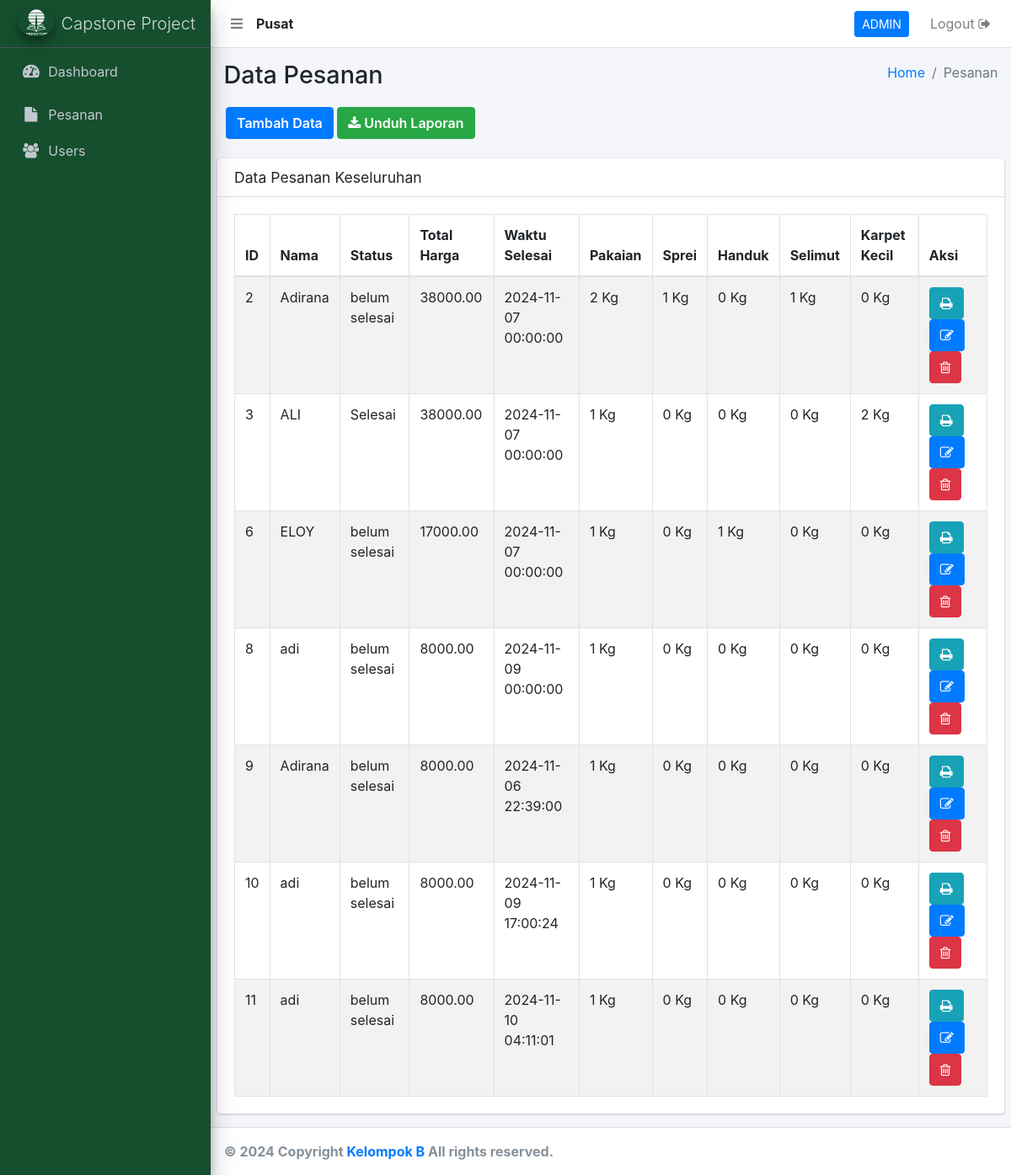
The app's page /Laundry/pesanan.php (signed in) with its own data.
### tables this page shows
CREATE TABLE `user` (
  `user_id` int(11) NOT NULL,
  `user_nama` varchar(500) NOT NULL,
  `user_no_hp` varchar(250) NOT NULL,
  `user_alamat` text NOT NULL,
  `user_email` varchar(250) NOT NULL,
  `user_password` varchar(500) NOT NULL,
  `user_create` varchar(250) NOT NULL,
  `user_level` varchar(250) NOT NULL,
  `user_status` varchar(250) NOT NULL,
  `user_cabang` int(11) NOT NULL
);

CREATE TABLE `pesanan` (
  `id` int(11) NOT NULL,
  `nama` varchar(100) NOT NULL,
  `nomor_hp` varchar(15) NOT NULL,
  `status` enum('belum selesai','Proses','Selesai','Dibatalkan') NOT NULL,
  `total_harga` decimal(15,2) NOT NULL,
  `estimasi_selesai` datetime NOT NULL,
  `pakaian` int(11) DEFAULT 0,
  `sprei` int(11) DEFAULT 0,
  `handuk` int(11) DEFAULT 0,
  `selimut` int(11) DEFAULT 0,
  `karpet_kecil` int(11) DEFAULT 0,
  `waktu_masuk` timestamp NULL DEFAULT NULL,
  `aktif` tinyint(1) DEFAULT 1
);

### Laundry/_header-artibut.php (called while the page is built, shortened)
<?php
  	include 'aksi/functions.php';
    $userLoginCabang = mysqli_query( $conn, "select user_cabang from user where user_id = '".$_SESSION['user_id']."'");
    $sessionCabangData = mysqli_fetch_array($userLoginCabang);
    $sessionCabang     = $sessionCabangData['user_cabang'];
    if ( $sessionCabang < 1 ) {
      $tipeToko = "Pusat";
    } else {
      $tipeToko = "Cabang ".$sessionCabang;
    }
?>

### Laundry/pesanan.php (the view, shortened to what this page needs)
<?php
include '_header.php';
include '_nav.php';
include '_sidebar.php';
include 'aksi/koneksi.php';
$sql = "SELECT id, nama, nomor_hp, status, total_harga, estimasi_selesai,waktu_masuk, pakaian, sprei, handuk, selimut, karpet_kecil FROM pesanan";
$result = $conn->query($sql);
?>
<div class="content-wrapper">
    <section class="content-header">
        <div class="container-fluid">
            <div class="row mb-2">
                <div class="col-sm-6">
                    <h1>Data Pesanan</h1>
                </div>
                <div class="col-sm-6">
                    <ol class="breadcrumb float-sm-right">
                        <li class="breadcrumb-item"><a href="bo">Home</a></li>
                        <li class="breadcrumb-item active">Pesanan</li>
                    </ol>
                </div>
                <div class="tambah-data">
                    <a href="add-pesanan" class="btn btn-primary">Tambah Data</a>
                    <a href="report-pesanan" class="btn btn-success"><i class="fa fa-download"></i> Unduh Laporan</a>
                </div>
            </div>
        </div>
    </section>
    <section class="content">
        <div class="row">
            <div class="col-12">
                <div class="card">
                    <div class="card-header">
                        <h3 class="card-title">Data Pesanan Keseluruhan</h3>
                    </div>
                    <div class="card-body">
                    <table id="example1" class="table table-bordered table-striped">
    <thead>
        <tr>
            <th>ID</th>
            <th>Nama</th>
            <th>Status</th>
            <th>Total Harga</th>
            <th>Waktu Selesai</th>
            <th>Pakaian</th>
            <th>Sprei</th>
            <th>Handuk</th>
            <th>Selimut</th>
            <th>Karpet Kecil</th>
            <th>Aksi</th>
        </tr>
    </thead>
    <tbody>
        <?php
        if ($result->num_rows > 0) {
            while($row = $result->fetch_assoc()) {
                echo "<tr>";
                echo "<td>" . htmlspecialchars($row["id"]) . "</td>";
                echo "<td>" . htmlspecialchars($row["nama"]) . "</td>";
                echo "<td>" . htmlspecialchars($row["status"]) . "</td>";
                echo "<td>" . htmlspecialchars($row["total_harga"]) . "</td>";
                echo "<td>" . htmlspecialchars($row["estimasi_selesai"]) . "</td>";
                echo "<td>" . htmlspecialchars($row["pakaian"]) . " Kg</td>";
                echo "<td>" . htmlspecialchars($row["sprei"]) . " Kg</td>";
                echo "<td>" . htmlspecialchars($row["handuk"]) . " Kg</td>";
                echo "<td>" . htmlspecialchars($row["selimut"]) . " Kg</td>";
                echo "<td>" . htmlspecialchars($row["karpet_kecil"]) . " Kg</td>";
                echo "<td>";
                echo "<a href='print-pesanan.php?id=" . htmlspecialchars($row["id"]) . "' class='btn btn-info mr-2'><i i class='fa fa-print'></i></a>";
                echo "<a href='edit-pesanan.php?id=" . htmlspecialchars($row["id"]) . "' class='btn btn-primary mr-2'><i class='fa fa-edit'></i></a>";
                echo "<a href='delete-pesanan.php?id=" . htmlspecialchars($row["id"]) . "' class='btn btn-danger'><i class='fa fa-trash-o'></i></a>";
                echo "</td>";
                echo "</tr>";
            }
        } else {
            echo "<tr><td colspan='11'>Tidak ada data</td></tr>";
        }
        ?>
    </tbody>
</table>
                    </div>
                </div>
            </div>
        </div>
    </section>
</div>
</body>
</html>
<?php include '_footer.php'; ?>

### Laundry/_header.php (shortened to what this page needs)
<?php
  include '_header-artibut.php';
?>
<?php
  $levelLogin = $_SESSION['user_level'];
?>
<!DOCTYPE html>
<html>
<head>
  <link rel="stylesheet" href="plugins/fontawesome-free/css/all.min.css">
  <link rel="stylesheet" type="text/css" href="dist/css/font-awesome.min.css">
  <link rel="stylesheet" href="plugins/tempusdominus-bootstrap-4/css/tempusdominus-bootstrap-4.min.css">
  <link rel="stylesheet" href="plugins/datatables-bs4/css/dataTables.bootstrap4.css">
  <link rel="stylesheet" href="plugins/icheck-bootstrap/icheck-bootstrap.min.css">
  <link rel="stylesheet" href="plugins/jqvmap/jqvmap.min.css">
  <link rel="stylesheet" href="dist/css/adminlte.min.css">
  <link rel="stylesheet" href="plugins/overlayScrollbars/css/OverlayScrollbars.min.css">
  <link rel="stylesheet" href="plugins/daterangepicker/daterangepicker.css">
  <link rel="stylesheet" href="plugins/summernote/summernote-bs4.css">
  <link rel="stylesheet" href="plugins/select2/css/select2.min.css">
  <link rel="stylesheet" href="plugins/select2-bootstrap4-theme/select2-bootstrap4.min.css">
  <link rel="stylesheet" type="text/css" href="dist/node_modules/sweetalert2/dist/sweetalert2.css">
  <link rel="stylesheet" type="text/css" href="dist/css/style.css">
</head>
<body class="hold-transition sidebar-mini layout-fixed">
<div class="wrapper">

### Laundry/_nav.php (shortened to what this page needs)
<nav class="main-header navbar navbar-expand navbar-white navbar-light">
    <ul class="navbar-nav">
      <li class="nav-item">
        <a class="nav-link" data-widget="pushmenu" href="#"><i class="fas fa-bars"></i></a>
      </li>
      <li class="nav-item" style="padding-top: 8px;">
        <?php
          echo "<b>".$tipeToko."</b>";
        ?>
      </li>
    </ul>
    <ul class="navbar-nav ml-auto">
        <li class="nav-item">
         <a class="btn btn-block btn-primary btn-sm"   style="margin-top: 5px; color:white;"><?= $_SESSION['user_nama']; ?></a>
      </li>
      <li class="nav-item">
        <a href="<?php echo "aksi/logout.php?logout";?>"onclick="return confirm('Apakah anda yakin logout ?')" class="nav-link">Logout <i class="fa fa-sign-out"></i>
        </a>
      </li>
    </ul>
  </nav>

### Laundry/_sidebar.php (shortened to what this page needs)
<aside class="main-sidebar sidebar-dark-primary elevation-4" style="background-color: #154F2E;">
    <a href="bo" class="brand-link">
      <img src="assets-login/images/utlogo.png" alt="AdminLTE Logo" class="brand-image img-circle elevation-3">
      <span class="brand-text font-weight-light">Capstone Project</span>
    </a>
    <div class="sidebar">
      <nav class="mt-2">
        <ul class="nav nav-pills nav-sidebar flex-column" data-widget="treeview" role="menu" data-accordion="false">
          <li class="nav-item">
            <a href="bo" class="nav-link">
              <i class="nav-icon fas fa-tachometer-alt"></i>
              <p>Dashboard</p>
            </a>
          </li>
          <nav class="mt-2">
        <ul class="nav nav-pills nav-sidebar flex-column" data-widget="treeview" role="menu" data-accordion="false">
          <li class="nav-item">
            <a href="pesanan" class="nav-link">
              <i class="nav-icon fa fa-file"></i>
              <p>Pesanan</p>
            </a>
          <?php if ( $levelLogin === "admin" ) { ?>
          <li class="nav-item">
            <a href="user-type" class="nav-link">
              <i class="nav-icon fa fa-users"></i>
              <p>Users</p>
            </a>
          </li>
          <?php } ?>
        </ul>
      </nav>
    </div>
  </aside>

### Laundry/_footer.php (shortened to what this page needs)
<footer class="main-footer">
    <strong>© <?= date("Y"); ?> Copyright <a href="https://www.linkedin.com/in/adirana18/">Kelompok B</a> All rights reserved.
  </footer>

### records on screen
user: user_cabang "Pusat"
pesanan: id "2", nama "Adirana", status "belum selesai", total_harga "38000.00", estimasi_selesai "2024-11-07 00:00:00", pakaian "2", sprei "1", handuk "0", selimut "1", karpet_kecil "0"
pesanan: id "3", nama "ALI", status "Selesai", total_harga "38000.00", estimasi_selesai "2024-11-07 00:00:00", pakaian "1", sprei "0", handuk "0", selimut "0", karpet_kecil "2"
pesanan: id "6", nama "ELOY", status "belum selesai", total_harga "17000.00", estimasi_selesai "2024-11-07 00:00:00", pakaian "1", sprei "0", handuk "1", selimut "0", karpet_kecil "0"
pesanan: id "8", nama "adi", status "belum selesai", total_harga "8000.00", estimasi_selesai "2024-11-09 00:00:00", pakaian "1", sprei "0", handuk "0", selimut "0", karpet_kecil "0"
pesanan: id "9", nama "Adirana", status "belum selesai", total_harga "8000.00", estimasi_selesai "2024-11-06 22:39:00", pakaian "1", sprei "0", handuk "0", selimut "0", karpet_kecil "0"
pesanan: id "10", nama "adi", status "belum selesai", total_harga "8000.00", estimasi_selesai "2024-11-09 17:00:24", pakaian "1", sprei "0", handuk "0", selimut "0", karpet_kecil "0"
pesanan: id "11", nama "adi", status "belum selesai", total_harga "8000.00", estimasi_selesai "2024-11-10 04:11:01", pakaian "1", sprei "0", handuk "0", selimut "0", karpet_kecil "0"

### other values on screen
$_SESSION['user_nama'] "ADMIN"
